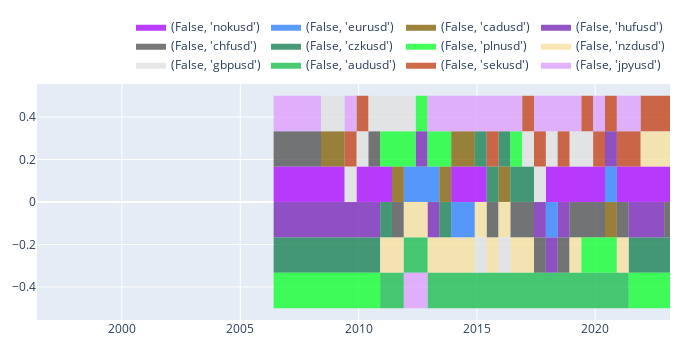

Write notebook code for a chart like this one.
### Code cell
pf[3][False].plot().show()

### Figure 1 — Plotly figure (JSON) as saved in the notebook; plotly's stock layout.template omitted (floating-point values rounded to 4 significant figures; data arrays with more than 128 entries replaced by an {"elided": "..."} marker saying what was removed)
{"data": [{"fillcolor": "rgba(170,13,254,0.8000)", "legendgroup": "pfopt_0", "line": {"shape": "hv", "width": 0}, "name": "(False, 'nokusd')", "showlegend": true, "stackgroup": "one", "type": "scatter", "uid": "1ddd3c41-49e7-4fe8-be95-1f5c3d6e8a6d", "x": {"elided": "322 str values"}, "y": {"elided": "322 float values"}}, {"fillcolor": "rgba(50,131,254,0.8000)", "legendgroup": "pfopt_1", "line": {"shape": "hv", "width": 0}, "name": "(False, 'eurusd')", "showlegend": true, "stackgroup": "one", "type": "scatter", "uid": "59d9bf2c-da85-401c-b40a-f0a576f1c7fa", "x": {"elided": "322 str values"}, "y": {"elided": "322 float values"}}, {"fillcolor": "rgba(133,102,13,0.8000)", "legendgroup": "pfopt_2", "line": {"shape": "hv", "width": 0}, "name": "(False, 'cadusd')", "showlegend": true, "stackgroup": "one", "type": "scatter", "uid": "6110ded2-f69f-4236-84f7-eda88a3db18d", "x": {"elided": "322 str values"}, "y": {"elided": "322 float values"}}, {"fillcolor": "rgba(120,42,182,0.8000)", "legendgroup": "pfopt_3", "line": {"shape": "hv", "width": 0}, "name": "(False, 'hufusd')", "showlegend": true, "stackgroup": "one", "type": "scatter", "uid": "f7d5a3ec-1af8-4a65-b8cf-c980772ac7b9", "x": {"elided": "322 str values"}, "y": {"elided": "322 float values"}}, {"fillcolor": "rgba(86,86,86,0.8000)", "legendgroup": "pfopt_4", "line": {"shape": "hv", "width": 0}, "name": "(False, 'chfusd')", "showlegend": true, "stackgroup": "one", "type": "scatter", "uid": "62b59bc2-13b5-4adf-9cce-5f86470f21ad", "x": {"elided": "322 str values"}, "y": {"elided": "322 float values"}}, {"fillcolor": "rgba(28,131,86,0.8000)", "legendgroup": "pfopt_5", "line": {"shape": "hv", "width": 0}, "name": "(False, 'czkusd')", "showlegend": true, "stackgroup": "one", "type": "scatter", "uid": "18b7b7aa-50b0-479e-b5b7-077fe8980bcf", "x": {"elided": "322 str values"}, "y": {"elided": "322 float values"}}, {"fillcolor": "rgba(22,255,50,0.8000)", "legendgroup": "pfopt_6", "line": {"shape": "hv", "width": 0}, "name": "(False, 'plnusd')", "showlegend": true, "stackgroup": "one", "type": "scatter", "uid": "834542c3-cf74-4d84-9ce6-052d2c935c96", "x": {"elided": "322 str values"}, "y": {"elided": "322 float values"}}, {"fillcolor": "rgba(247,225,160,0.8000)", "legendgroup": "pfopt_7", "line": {"shape": "hv", "width": 0}, "name": "(False, 'nzdusd')", "showlegend": true, "stackgroup": "one", "type": "scatter", "uid": "86cb2697-89b3-408f-b080-811536625471", "x": {"elided": "322 str values"}, "y": {"elided": "322 float values"}}, {"fillcolor": "rgba(226,226,226,0.8000)", "legendgroup": "pfopt_8", "line": {"shape": "hv", "width": 0}, "name": "(False, 'gbpusd')", "showlegend": true, "stackgroup": "one", "type": "scatter", "uid": "a363c160-1dfb-4c6a-a273-62e4f8858cbe", "x": {"elided": "322 str values"}, "y": {"elided": "322 float values"}}, {"fillcolor": "rgba(28,190,79,0.8000)", "legendgroup": "pfopt_9", "line": {"shape": "hv", "width": 0}, "name": "(False, 'audusd')", "showlegend": true, "stackgroup": "one", "type": "scatter", "uid": "0a163662-9bed-4960-9dfc-3223afd13d63", "x": {"elided": "322 str values"}, "y": {"elided": "322 int values"}}, {"fillcolor": "rgba(196,69,28,0.8000)", "legendgroup": "pfopt_10", "line": {"shape": "hv", "width": 0}, "name": "(False, 'sekusd')", "showlegend": true, "stackgroup": "one", "type": "scatter", "uid": "46a04963-cf16-4fb4-b619-db170967ae8d", "x": {"elided": "322 str values"}, "y": {"elided": "322 float values"}}, {"fillcolor": "rgba(222,160,253,0.8000)", "legendgroup": "pfopt_11", "line": {"shape": "hv", "width": 0}, "name": "(False, 'jpyusd')", "showlegend": true, "stackgroup": "one", "type": "scatter", "uid": "93fbb9f6-9e3a-492f-bc63-484b43d0634d", "x": {"elided": "322 str values"}, "y": {"elided": "322 float values"}}, {"fillcolor": "rgba(170,13,254,0.8000)", "legendgroup": "pfopt_0", "line": {"shape": "hv", "width": 0}, "name": "(False, 'nokusd')", "showlegend": false, "stackgroup": "two", "type": "scatter", "uid": "9163a29c-a28e-445a-9969-b2b3405cdecc", "x": {"elided": "322 str values"}, "y": {"elided": "322 int values"}}, {"fillcolor": "rgba(50,131,254,0.8000)", "legendgroup": "pfopt_1", "line": {"shape": "hv", "width": 0}, "name": "(False, 'eurusd')", "showlegend": false, "stackgroup": "two", "type": "scatter", "uid": "22cce78d-5045-42a3-b1af-54477ffa69cb", "x": {"elided": "322 str values"}, "y": {"elided": "322 float values"}}, {"fillcolor": "rgba(133,102,13,0.8000)", "legendgroup": "pfopt_2", "line": {"shape": "hv", "width": 0}, "name": "(False, 'cadusd')", "showlegend": false, "stackgroup": "two", "type": "scatter", "uid": "651934a8-c310-4e8f-9e0a-857580aaa04e", "x": {"elided": "322 str values"}, "y": {"elided": "322 float values"}}, {"fillcolor": "rgba(120,42,182,0.8000)", "legendgroup": "pfopt_3", "line": {"shape": "hv", "width": 0}, "name": "(False, 'hufusd')", "showlegend": false, "stackgroup": "two", "type": "scatter", "uid": "aa000b4d-96f6-4721-ba9e-816f2774963b", "x": {"elided": "322 str values"}, "y": {"elided": "322 float values"}}, {"fillcolor": "rgba(86,86,86,0.8000)", "legendgroup": "pfopt_4", "line": {"shape": "hv", "width": 0}, "name": "(False, 'chfusd')", "showlegend": false, "stackgroup": "two", "type": "scatter", "uid": "d5874c10-2db6-454b-9c38-2de8992c1738", "x": {"elided": "322 str values"}, "y": {"elided": "322 float values"}}, {"fillcolor": "rgba(28,131,86,0.8000)", "legendgroup": "pfopt_5", "line": {"shape": "hv", "width": 0}, "name": "(False, 'czkusd')", "showlegend": false, "stackgroup": "two", "type": "scatter", "uid": "d3e72919-c8c5-47c4-923c-8030916e7cff", "x": {"elided": "322 str values"}, "y": {"elided": "322 float values"}}, {"fillcolor": "rgba(22,255,50,0.8000)", "legendgroup": "pfopt_6", "line": {"shape": "hv", "width": 0}, "name": "(False, 'plnusd')", "showlegend": false, "stackgroup": "two", "type": "scatter", "uid": "d8c9f3a5-1dfd-4cd8-827d-b4656327d691", "x": {"elided": "322 str values"}, "y": {"elided": "322 float values"}}, {"fillcolor": "rgba(247,225,160,0.8000)", "legendgroup": "pfopt_7", "line": {"shape": "hv", "width": 0}, "name": "(False, 'nzdusd')", "showlegend": false, "stackgroup": "two", "type": "scatter", "uid": "9fa54622-8bf2-4354-ad06-328bcfd573d7", "x": {"elided": "322 str values"}, "y": {"elided": "322 float values"}}, {"fillcolor": "rgba(226,226,226,0.8000)", "legendgroup": "pfopt_8", "line": {"shape": "hv", "width": 0}, "name": "(False, 'gbpusd')", "showlegend": false, "stackgroup": "two", "type": "scatter", "uid": "f16f9eae-d242-4993-9100-3ee9adba81c0", "x": {"elided": "322 str values"}, "y": {"elided": "322 float values"}}, {"fillcolor": "rgba(28,190,79,0.8000)", "legendgroup": "pfopt_9", "line": {"shape": "hv", "width": 0}, "name": "(False, 'audusd')", "showlegend": false, "stackgroup": "two", "type": "scatter", "uid": "3c890178-6dd6-45f8-a2d1-50dd697c1644", "x": {"elided": "322 str values"}, "y": {"elided": "322 float values"}}, {"fillcolor": "rgba(196,69,28,0.8000)", "legendgroup": "pfopt_10", "line": {"shape": "hv", "width": 0}, "name": "(False, 'sekusd')", "showlegend": false, "stackgroup": "two", "type": "scatter", "uid": "18afa26e-eb47-4edf-ab82-9d1d6a765a47", "x": {"elided": "322 str values"}, "y": {"elided": "322 int values"}}, {"fillcolor": "rgba(222,160,253,0.8000)", "legendgroup": "pfopt_11", "line": {"shape": "hv", "width": 0}, "name": "(False, 'jpyusd')", "showlegend": false, "stackgroup": "two", "type": "scatter", "uid": "6913621f-1bcb-47d2-9941-91937aebe5fe", "x": {"elided": "322 str values"}, "y": {"elided": "322 float values"}}], "layout": {"height": 350, "legend": {"orientation": "h", "traceorder": "normal", "x": 1, "xanchor": "right", "y": 1.02, "yanchor": "bottom"}, "margin": {"b": 30, "l": 30, "r": 30, "t": 30}, "width": 700}}
